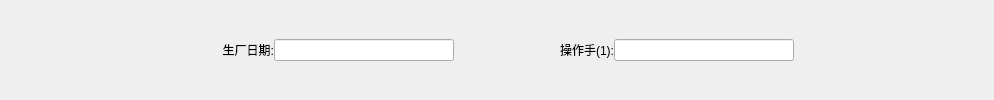
        <widget class="QWidget" name="widget_9" native="true">
         <layout class="QHBoxLayout" name="horizontalLayout_9">
          <property name="spacing">
           <number>0</number>
          </property>
          <property name="leftMargin">
           <number>0</number>
          </property>
          <property name="topMargin">
           <number>0</number>
          </property>
          <property name="rightMargin">
           <number>0</number>
          </property>
          <property name="bottomMargin">
           <number>0</number>
          </property>
          <item>
           <spacer name="horizontalSpacer_7">
            <property name="orientation">
             <enum>Qt::Horizontal</enum>
            </property>
            <property name="sizeType">
             <enum>QSizePolicy::Minimum</enum>
            </property>
            <property name="sizeHint" stdset="0">
             <size>
              <width>114</width>
              <height>20</height>
             </size>
            </property>
           </spacer>
          </item>
          <item>
           <widget class="QLabel" name="label_26">
            <property name="minimumSize">
             <size>
              <width>160</width>
              <height>0</height>
             </size>
            </property>
            <property name="maximumSize">
             <size>
              <width>160</width>
              <height>16777215</height>
             </size>
            </property>
            <property name="text">
             <string>生厂日期:</string>
            </property>
            <property name="alignment">
             <set>Qt::AlignRight|Qt::AlignTrailing|Qt::AlignVCenter</set>
            </property>
           </widget>
          </item>
          <item>
           <widget class="QLineEdit" name="productionDateLE">
            <property name="minimumSize">
             <size>
              <width>180</width>
              <height>0</height>
             </size>
            </property>
            <property name="maximumSize">
             <size>
              <width>180</width>
              <height>16777215</height>
             </size>
            </property>
           </widget>
          </item>
          <item>
           <widget class="QLabel" name="label_25">
            <property name="minimumSize">
             <size>
              <width>160</width>
              <height>0</height>
             </size>
            </property>
            <property name="maximumSize">
             <size>
              <width>160</width>
              <height>16777215</height>
             </size>
            </property>
            <property name="text">
             <string>操作手(1):</string>
            </property>
            <property name="alignment">
             <set>Qt::AlignRight|Qt::AlignTrailing|Qt::AlignVCenter</set>
            </property>
           </widget>
          </item>
          <item>
           <widget class="QLineEdit" name="operator1LE">
            <property name="minimumSize">
             <size>
              <width>180</width>
              <height>0</height>
             </size>
            </property>
            <property name="maximumSize">
             <size>
              <width>180</width>
              <height>16777215</height>
             </size>
            </property>
           </widget>
          </item>
          <item>
           <spacer name="horizontalSpacer_10">
            <property name="orientation">
             <enum>Qt::Horizontal</enum>
            </property>
            <property name="sizeType">
             <enum>QSizePolicy::Maximum</enum>
            </property>
            <property name="sizeHint" stdset="0">
             <size>
              <width>200</width>
              <height>20</height>
             </size>
            </property>
           </spacer>
          </item>
         </layout>
        </widget>
